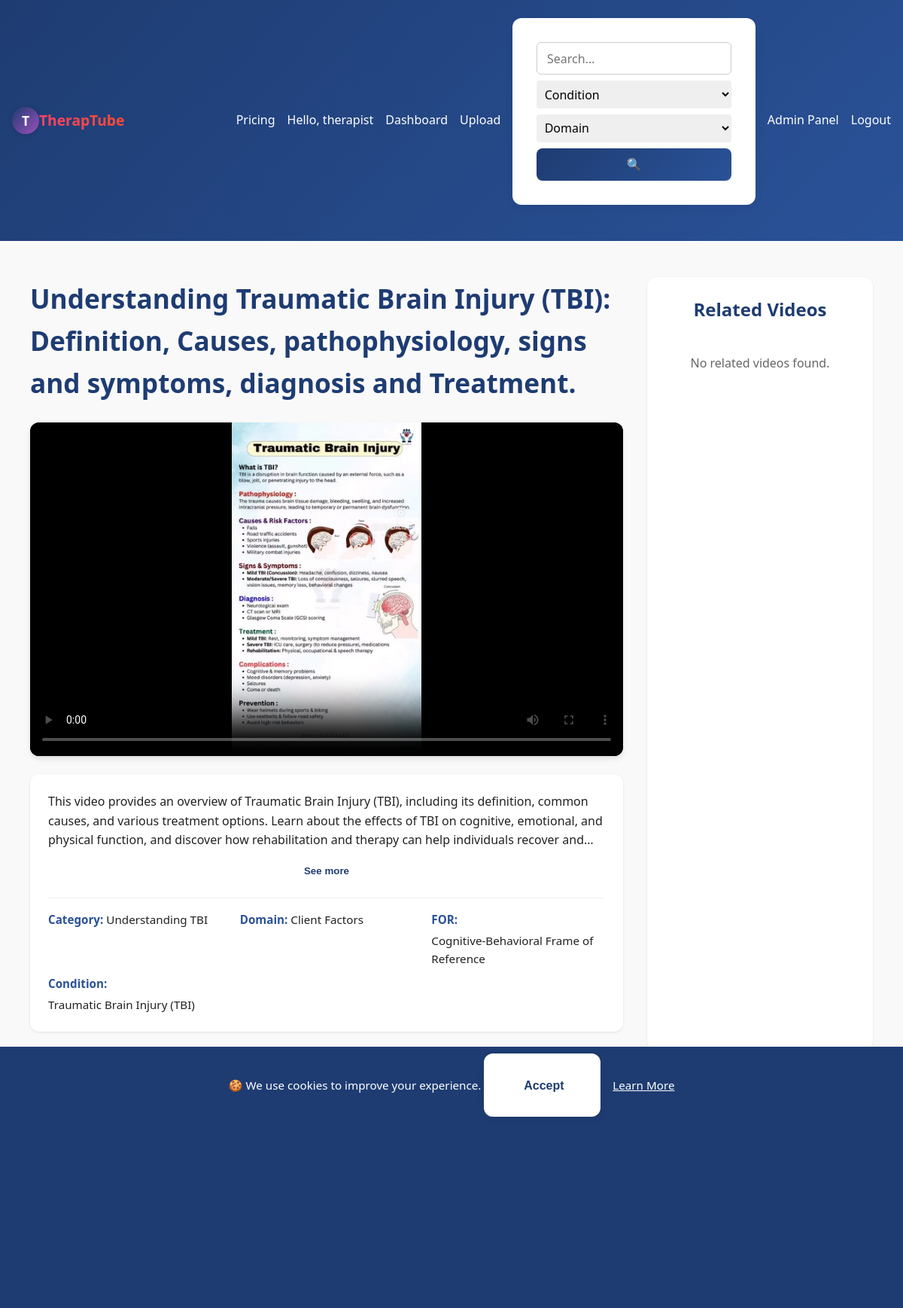
The app's page /media/1 (signed in), older data.
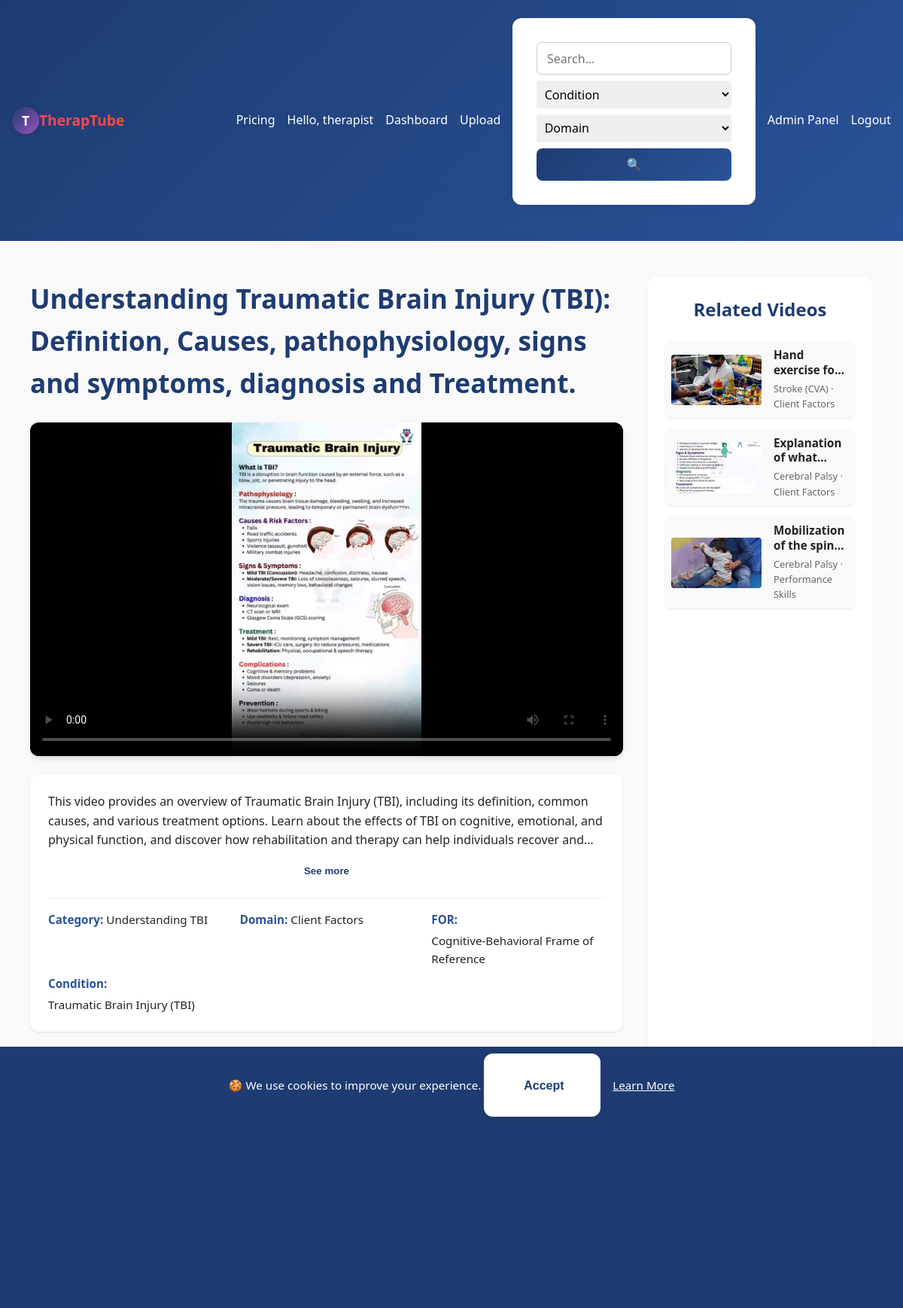
The same page, newer data.
### app.py (models this page shows)
class Media(db.Model):
    id = db.Column(db.Integer, primary_key=True)
    filename = db.Column(db.String(200), nullable=False)
    thumbnail = db.Column(db.String(200))
    title = db.Column(db.String(120), nullable=False)
    description = db.Column(db.Text, nullable=True)
    category = db.Column(db.String(80), nullable=True)
    otpf_domain = db.Column(db.String(50))
    for_name = db.Column(db.String(50))
    target_condition = db.Column(db.String(50))
    uploader_id = db.Column(db.Integer, db.ForeignKey('user.id'))
    view_count = db.Column(db.Integer, default=0)
    uploader = db.relationship('User', backref='media')
    upload_time = db.Column(db.DateTime, default=datetime.utcnow)

### app.py (the view)
@app.route('/media/<int:media_id>')
@login_required # User must be logged in
@subscription_required # User must have an active subscription (if client)
def watch(media_id):
    m = Media.query.get_or_404(media_id)
    current_utc_year = datetime.now(timezone.utc).year
    wh = WatchHistory(user_id=current_user.id, media_id=m.id)
    db.session.add(wh)
    m.view_count = m.view_count + 1 if m.view_count else 1
    db.session.commit()
    related = Media.query.filter(Media.id != media_id)\
                            .order_by(Media.upload_time.desc())\
                            .limit(6).all()
    return render_template('watch.html', media=m, taxonomy=TAXONOMY, related=related, current_year=current_utc_year)

### app.py (called while the page is built)
@app.context_processor
def inject_global_data():
    has_sub = False
    if current_user.is_authenticated:
        has_sub = has_active_subscription(current_user)
    return {
        'app_version': APP_VERSION,  # Assuming APP_VERSION is defined globally or from config
        'utc_now': datetime.now(timezone.utc),
        'has_active_subscription': has_active_subscription, # Make the function itself available
        'current_user': current_user, # Flask-Login usually injects this, but explicit is fine
        'user_has_active_subscription': has_sub # A boolean flag for simpler checks in templates
    }

@login_manager.user_loader
def load_user(user_id):
    return User.query.get(int(user_id))

def has_active_subscription(user):
    if not user.is_authenticated or user.role != 'client':
        return False
    latest = Subscription.query.filter_by(user_id=user.id).order_by(Subscription.timestamp.desc()).first()
    if not latest:
        return False
    return latest.expires_at >= datetime.utcnow()

### templates/watch.html (shortened to what this page needs)
{% extends 'base.html' %}
{% block content %}
<link rel="stylesheet" href="{{ url_for('static', filename='watch.css') }}">
<div class="watch-page-container">
    <div class="main-content-area">
        <h1 class="media-title">{{ media.title }}</h1>
        {% if current_user.is_authenticated and (current_user.role == 'therapist' or has_active_subscription(current_user)) %}
            <div class="media-player-wrapper">
                {% if media.filename.lower().endswith(('png','jpg','jpeg','gif')) %}
                    <img src="{{ url_for('static', filename='uploads/' + media.filename) }}" alt="{{ media.title }}" class="media-display-image">
                {% else %}
                    <div class="video-player-container">
                        <video
                            id="mainVideo"
                            controls
                            poster="{{ url_for('static', filename='uploads/thumbs/' + media.thumbnail) }}"
                            class="responsive-video">
                            <source src="{{ url_for('stream', fname=media.filename) }}" type="video/mp4">
                        </video>
                    </div>
                {% endif %}
            </div>
        {% endif %}
        <div class="media-info-section">
            <p class="media-description" id="desc-{{ media.id }}">
                {{ media.description }}
            </p>
            <button class="description-toggle-button" data-target="desc-{{ media.id }}">
                See more
            </button>
            <ul class="media-metadata-list">
                <li><strong>Category:</strong> <span>{{ media.category }}</span></li>
                <li><strong>Domain:</strong> <span>{{ media.otpf_domain }}</span></li>
                <li><strong>FOR:</strong> <span>{{ media.for_name }}</span></li>
                <li><strong>Condition:</strong> <span>{{ media.target_condition }}</span></li>
            </ul>
        </div>
    </div>
    <aside class="related-media-sidebar">
        <h3 class="sidebar-title">Related Videos</h3>
        <div class="related-media-list">
            {% for item in related %}
                <a href="{{ url_for('watch', media_id=item.id) }}" class="related-media-card">
                    <div class="related-thumbnail-wrapper">
                        <img src="{{ url_for('static', filename='uploads/thumbs/' + item.thumbnail) }}" alt="{{ item.title }}">
                    </div>
                    <div class="related-content">
                        <p class="related-title">{{ item.title }}</p>
                        <small class="related-meta">{{ item.target_condition }} · {{ item.otpf_domain }}</small>
                    </div>
                </a>
            {% else %}
                <p class="no-related-message">No related videos found.</p>
            {% endfor %}
        </div>
    </aside>
</div>
{% endblock %}
{% extends 'base.html' %}
{% extends 'base.html' %}

Row changes from the older to the newer data that the page shows:
added Media: thumbnail (picture), title "Hand exercise…", target_condition "Stroke (CVA)", otpf_domain "Client Factors"
added Media: thumbnail (picture), title "Explanation of…", target_condition "Cerebral Palsy", otpf_domain "Client Factors"
added Media: thumbnail (picture), title "Mobilization of the…", target_condition "Cerebral Palsy", otpf_domain "Performance Skills"
Text that changed along with them:
text no longer shown: "No related videos found."
